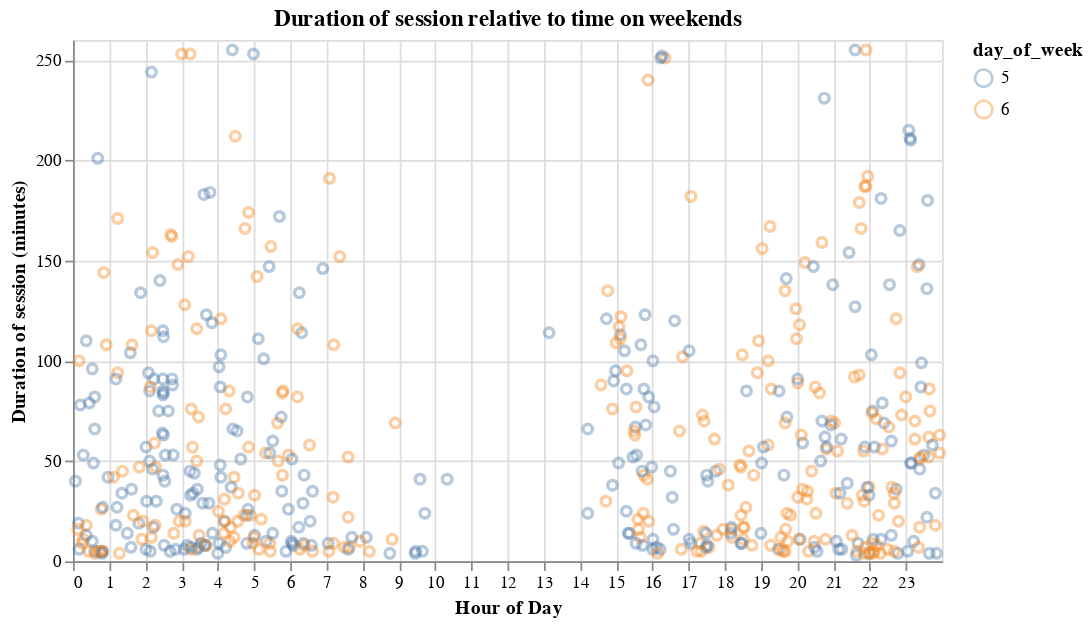

The cell this chart's notebook holds for it:
### Code cell
# Extract data for weekends
week_ends = sessions_days[sessions_days['day_of_week'].isin([5,6])]

# Create a plot about the duration of each session and start time on weekdays
start_duration_weekends = alt.Chart(week_ends, title='Duration of session relative to time on weekends').mark_point(opacity=0.4, color='black').encode(
    x=alt.X('start_time:Q',
        title='Hour of Day',
        axis=alt.Axis(values=list(range(0, 24)), tickMinStep=1)),
    y=alt.Y('duration_minutes').title('Duration of session (minutes)'),
    color=alt.Color('day_of_week:N')
).properties(
    width=500
)
start_duration_weekends

### Figure 1 — Vega-Lite specification as saved in the notebook (floating-point values rounded to 4 significant figures; data arrays with more than 128 entries replaced by an {"elided": "..."} marker saying what was removed)
{"config": {"view": {"continuousWidth": 300, "continuousHeight": 300}}, "data": {"name": "data-129c6c1376ff235053e1f7b692cebd34"}, "mark": {"type": "point", "color": "black", "opacity": 0.4}, "encoding": {"color": {"field": "day_of_week", "type": "nominal"}, "x": {"axis": {"tickMinStep": 1, "values": [0, 1, 2, 3, 4, 5, 6, 7, 8, 9, 10, 11, 12, 13, 14, 15, 16, 17, 18, 19, 20, 21, 22, 23]}, "field": "start_time", "title": "Hour of Day", "type": "quantitative"}, "y": {"field": "duration_minutes", "title": "Duration of session (minutes)", "type": "quantitative"}}, "title": "Duration of session relative to time on weekends", "width": 500, "$schema": "https://vega.github.io/schema/vega-lite/v5.20.1.json", "datasets": {"data-129c6c1376ff235053e1f7b692cebd34": {"elided": "509 records"}}}
